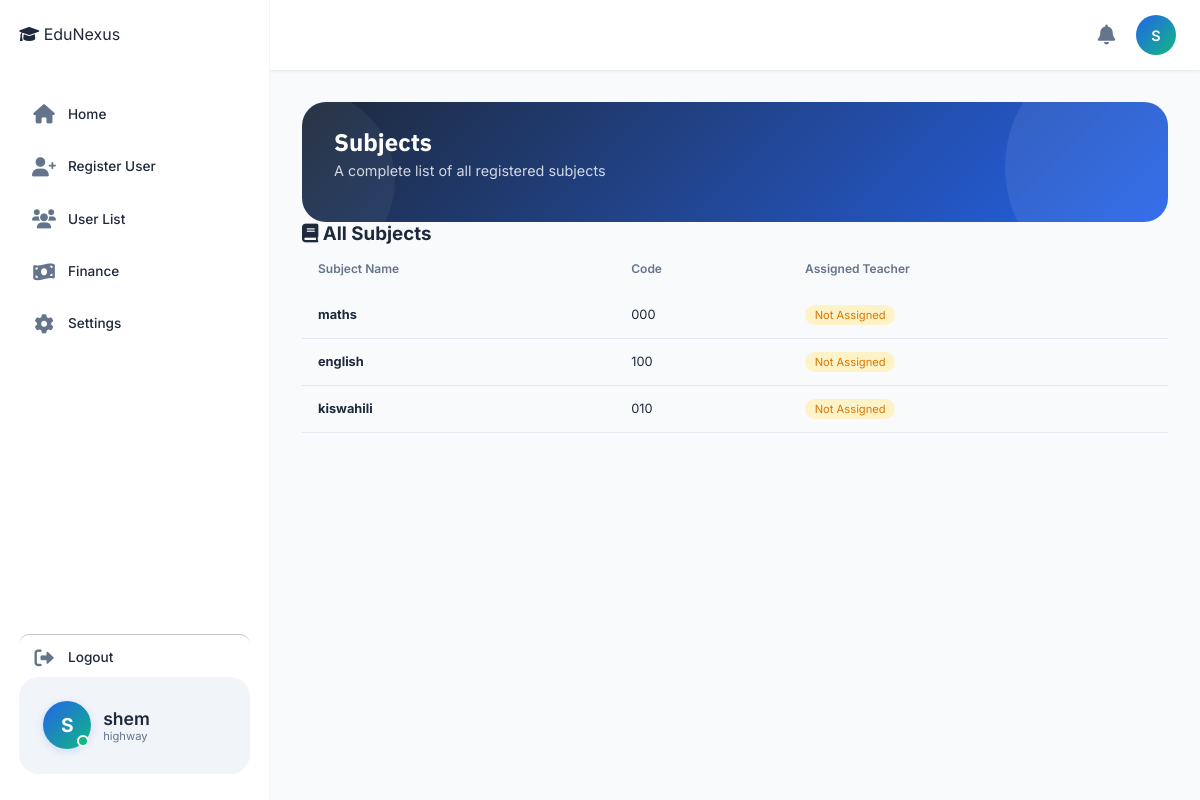
Page /subject/ (signed in) on the committed database.
### accounts/models.py (models this page shows, shortened)
class User(AbstractUser):
    ROLE_CHOICES = (
        ('SUPER_ADMIN', 'super_Admin'),
        ('ADMIN', 'admin'),
        ('HEAD_TEACHER', 'Head Teacher'),
        ('BURSAR','Bursar'),
        ('SECRETARY', 'Secretary'),
        ('TEACHER', 'teacher'),
        ('STUDENT', 'student'),
        ('PARENT', 'parent')
    )
    objects = UserManager()
    login_id = models.CharField(max_length=100, unique=True, null=True, blank=True)
    admin_id = models.CharField(max_length=20, blank=True, null=True)
    role = models.CharField(max_length=20, choices=ROLE_CHOICES, default='STUDENT')
    is_approved = models.BooleanField(default=False)
    school = models.ForeignKey('School', on_delete=models.SET_NULL, null=True, blank=True, related_name='users')
    phone_number = models.CharField(max_length=15, unique=True, null=True, blank=True)
    id_number = models.CharField(max_length=20, blank=True, null=True)
    admission_number = models.CharField(max_length=20, blank=True, null=True)
    tsc_number = models.CharField(max_length=20, blank=True, null=True)
    is_first_login = models.BooleanField(default=True)

class School(models.Model):
    name = models.CharField(max_length=200)
    code = models.CharField(max_length=20, unique=True)
    email = models.EmailField()
    phone = models.CharField(max_length=15)
    address = models.TextField(blank=True, null=True)
    logo = models.ImageField(upload_to='school_logos/', blank=True, null=True)
    is_active = models.BooleanField(default=True)
    created_at = models.DateTimeField(auto_now_add=True)
    created_by = models.ForeignKey('User', on_delete=models.SET_NULL, null=True, blank=True, related_name='created_schools')
    class Meta:
        ordering = ['name']

### academic/models.py (models this page shows, shortened)
class Subject(models.Model):
    name = models.CharField(max_length=100)
    code = models.CharField(max_length=20, unique=True)
    description = models.TextField(blank=True, null=True)
    teacher = models.ForeignKey(
        'accounts.User',
        on_delete=models.SET_NULL,
        null=True,
        blank=True,
        limit_choices_to={'role': 'TEACHER'},
        related_name='subjects_taught'
    )

### academic/views.py (the view, shortened to what this page needs)
# urls.py: path('subject/', views.subject_list, name='subject_list'),
@login_required
def subject_list(request):
    user = request.user
    if user.role == 'SUPER_ADMIN':
        subjects = Subject.objects.all()
    elif user.role == 'ADMIN':
        subjects = Subject.objects.all()
    elif user.role == 'STUDENT':
        if hasattr(user, 'student_record_records') and user.student_record_records.current_class:
            subjects = user.student_record_records.current_class.subjects.all()
        else:
            subjects = Subject.objects.none()
    else:
        subjects = Subject.objects.none()
    subjects_with_teachers = []
    for subject in subjects:
        teacher_name = "Not Assigned"
        teacher_email = "-"
        if user.role == 'ADMIN' and user.school:
            allocation = SubjectAllocation.objects.filter(
                school=user.school,
                subject=subject
            ).first()
            if allocation and allocation.teacher:
                teacher_name = allocation.teacher.name
                if allocation.teacher.user:
                    teacher_email = allocation.teacher.user.email
        subjects_with_teachers.append({
            'subject': subject,
            'teacher_name': teacher_name,
            'teacher_email': teacher_email,
        })
    return render(request, 'academic/subject_list.html', {
        'subjects_with_teachers': subjects_with_teachers,
    })

### finance/models.py (called while the page is built, shortened)
    def can_access_system(self):
        if self.status == 'ACTIVE':
            return True

### academic/templates/academic/subject_list.html (shortened to what this page needs)
{% extends 'base.html' %}
{% load static %}
{% block content %}
<div class="dashboard-header">
    <h1> Subjects</h1>
    <p>A complete list of all registered subjects</p>
</div>
<div class="modern-card">
    <div class="card-header-modern">
        <h3><i class="fas fa-book"></i> All Subjects</h3>
    </div>
    <div class="table-responsive">
        <table class="data-table-modern">
            <thead>
                <tr>
                    <th>Subject Name</th>
                    <th>Code</th>
                    {% if request.user.role == 'ADMIN' or request.user.role == 'HEAD_TEACHER' %}
                    <th>Assigned Teacher</th>
                    {% endif %}
                </tr>
            </thead>
            <tbody>
                {% for item in subjects_with_teachers %}
                <tr>
                    <td><strong>{{ item.subject.name }}</strong></td>
                    <td>{{ item.subject.code }}</td>
                    {% if request.user.role == 'ADMIN' or request.user.role == 'HEAD_TEACHER' %}
                    <td>
                        {% if item.teacher_name != "Not Assigned" %}
                            <span class="teacher-assigned">{{ item.teacher_name }}</span>
                        {% else %}
                            <span class="teacher-unassigned">Not Assigned</span>
                        {% endif %}
                    </td>
                    {% endif %}
                </tr>
                {% empty %}
                <tr><td colspan="3" class="empty-state">No subjects found.{% if request.user.role == 'SUPER_ADMIN' %} <a href="{% url 'add_subject' %}">Add your first subject</a>{% endif %}</td></tr>
                {% endfor %}
            </tbody>
        </table>
    </div>
</div>
{% endblock %}

### templates/base.html (shortened to what this page needs)
{% load static %}
{% load pwa %}
<!DOCTYPE html>
<html lang="en">
<head>
    <link rel="stylesheet" href="{% static 'css/style.css' %}">
    <link rel="stylesheet" href="https://cdnjs.cloudflare.com/ajax/libs/font-awesome/6.0.0-beta3/css/all.min.css">
</head>
<body>
    <nav class="top-nav">
        <div class="nav-left">
            <div class="logo-small">
            </div>
        </div>
        <div class="nav-right">
            <div class="notification-badge" id="notificationBell">
                <i class="fas fa-bell"></i>
            </div>
            <div class="profile-icon" id="profileIconBtn">
                <a href="{% url 'profile' %}" class="profile-icon" id="profileIconBtn" style="text-decoration: none;">
                <div class="avatar-circle">
                    {{ request.user.first_name|first|default:request.user.username|first|upper }}
                </div>
            </a>
            </div>
        </div>
    </nav>
<aside class="sidebar" id="sidebar">
    <div class="sidebar-header">
        <div class="logo">
            <i class="fas fa-graduation-cap"></i>
            <span>EduNexus</span>
        </div>
    </div>
    <nav class="sidebar-nav">
        <ul class="sidebar-menu">
            <li class="menu-item {% if request.resolver_match.url_name == 'dashboard' %}active{% endif %}"
                data-url="{% url 'dashboard' %}">
                <i class="fas fa-home"></i>
                <span>Home</span>
            </li>
            {% if request.user.role == 'ADMIN' %}
                <li class="menu-item" data-url="{% url 'register_page' %}">
                    <i class="fas fa-user-plus"></i>
                    <span>Register User</span>
                </li>
                <li class="menu-item" data-url="{% url 'user_list' %}">
                    <i class="fas fa-users"></i>
                    <span>User List</span>
                </li>
                <li class="menu-item" data-url="{% url 'payement_detail' %}">
                    <i class="fas fa-money-bill-wave"></i>
                    <span>Finance</span>
                </li>
            {% endif %}
            <li class="menu-item" data-url="{% url 'profile' %}">
                <i class="fas fa-cog"></i>
                <span>Settings</span>
            </li>
            <li class="menu-item" id="logoutBtn">
                <i class="fas fa-sign-out-alt"></i>
                <span>Logout</span>
            </li>
        </ul>
    </nav>
    <div class="sidebar-user">
        <div class="sidebar-avatar">
            <div class="avatar-large">
                {{ request.user.first_name|first|default:request.user.username|first|upper }}
            </div>
            <span class="online-dot"></span>
        </div>
        <div class="sidebar-user-info">
            <div class="user-name">{{ request.user.first_name|default:request.user.username }}</div>
            <div class="user-email">
                {% if request.user.role == 'SUPER_ADMIN' %}
                    Super Admin
                {% elif request.user.school %}
                    {{ request.user.school.name }}
                {% else %}
                    {{ request.user.get_role_display }}
                {% endif %}
            </div>
        </div>
    </div>
</aside>
    <main class="main-content">
        {% block content %}
        {% endblock %}
    </main>
</body>
</html>

### academic/templates/academic/subject_list.html (style rules this page uses)
.teacher-unassigned { background: #fef3c7; color: #d97706; padding: 0.2rem 0.6rem; border-radius: 20px; font-size: 0.7rem; display: inline-block; }
.data-table-modern { width: 100%; border-collapse: collapse; }
.data-table-modern th { padding: 1rem; background: #f8fafc; font-size: 0.75rem; font-weight: 600; color: #64748b; text-align: left; }
.data-table-modern td { padding: 0.8rem 1rem; border-bottom: 1px solid #e2e8f0; font-size: 0.8rem; }

### rows in the picture
User: user.first_name|first "S", user.first_name "shem", user.school.name "highway"
Subject: subject.name "maths", subject.code "000"
Subject: subject.name "english", subject.code "100"
Subject: subject.name "kiswahili", subject.code "010"
